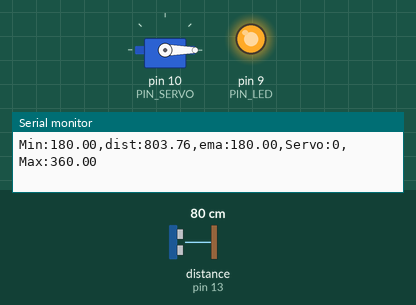
This sketch was run on a simulated Arduino Uno, built with avr-gcc and run on an emulated ATmega328P. Parts: servo, output pins drawn as LEDs (lit = HIGH), the last lines printed to the serial monitor. Wiring (inferred from the names in the program): ultrasonic range finder: trigger pin 12; echo pin 13. The test bench sets the inputs (shaded band); at power-on: distance to the obstacle (sensor on pin 13) 80 cm. The echo pulse lasts 58.3 µs per cm; pins used as bus, display or sensor lines are not drawn.

Above: at 1.2 s.
1.3 s: distance to the obstacle (sensor on pin 13) set to 35 cm
At 2.2 s:
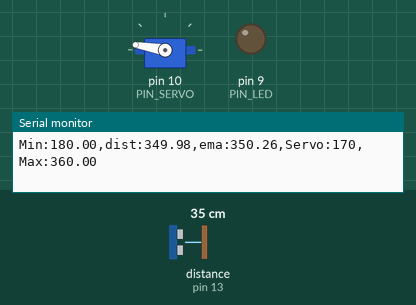
4.3 s: distance to the obstacle (sensor on pin 13) set to 2 cm
At 5.4 s:
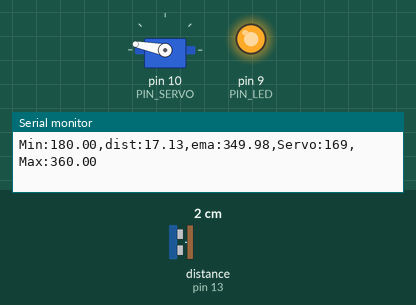
5.9 s: distance to the obstacle (sensor on pin 13) set to 18 cm
At 6.1 s:
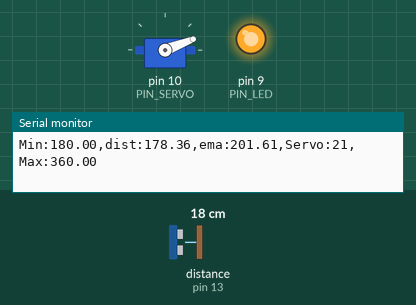
Timing chart, 0 to 8.9 s (numbered marks = the images above; inputs shaded):
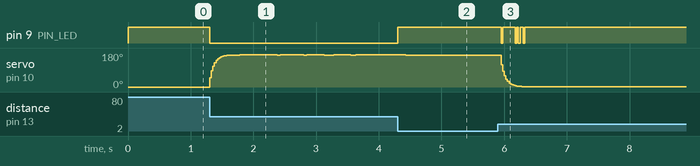

Measured:
- after the input at 1.3 s, pin 9 (PIN_LED): HIGH → LOW at once
- after the input at 4.3 s, pin 9 (PIN_LED): LOW → HIGH at once
- after the input at 5.9 s, servo on pin 10 (PIN_SERVO): moves from 169° to 1° over 0.48 s, starting after 0.05 s

The sketch:

11P07.ino
```cpp
#include <Servo.h>

// Arduino pin assignment
#define PIN_LED   9
#define PIN_TRIG  12
#define PIN_ECHO  13
#define PIN_SERVO 10

// Sonar parameters
#define SND_VEL 346.0
#define INTERVAL 25
#define PULSE_DURATION 10
#define _DIST_MIN 180.0
#define _DIST_MAX 360.0

#define TIMEOUT ((INTERVAL / 2) * 1000.0)
#define SCALE (0.001 * 0.5 * SND_VEL)

#define _EMA_ALPHA 0.3

// Original servo settings (not used for angle control below)
#define _DUTY_MIN 1000
#define _DUTY_NEU 1500
#define _DUTY_MAX 2000

// Global variables
float dist_ema = _DIST_MIN;
float dist_prev = _DIST_MIN;

unsigned long last_sampling_time = 0;

Servo myservo;

void setup() {
  pinMode(PIN_LED, OUTPUT);
  digitalWrite(PIN_LED, HIGH);  // LED off (active-low)

  pinMode(PIN_TRIG, OUTPUT);
  pinMode(PIN_ECHO, INPUT);
  digitalWrite(PIN_TRIG, LOW);

  myservo.attach(PIN_SERVO);
  myservo.write(0);

  Serial.begin(57600);
}

void loop() {
  float dist_raw, dist_filtered;

  // Sampling interval
  if (millis() < last_sampling_time + INTERVAL) {
    return;
  }

  // Measure distance
  dist_raw = USS_measure(PIN_TRIG, PIN_ECHO);

  // Range filter: keep the previous valid reading
  if ((dist_raw == 0.0) ||
      (dist_raw > _DIST_MAX) ||
      (dist_raw < _DIST_MIN)) {
    dist_filtered = dist_prev;
  } else {
    dist_filtered = dist_raw;
    dist_prev = dist_raw;
  }

  // EMA smoothing
  dist_ema = _EMA_ALPHA * dist_filtered
           + (1.0 - _EMA_ALPHA) * dist_ema;

  // Servo angle: 0 to 180 degrees across 18–36 cm
  int angle;

  if (dist_ema <= _DIST_MIN) {
    angle = 0;
  } else if (dist_ema >= _DIST_MAX) {
    angle = 180;
  } else {
    angle = (int)(
      (dist_ema - _DIST_MIN) * 180.0
      / (_DIST_MAX - _DIST_MIN)
    );
  }

  myservo.write(angle);

  // LED on inside the range, off outside
  // Active-low logic, matching the observed wiring behavior
 if (dist_raw >= _DIST_MIN &&
    dist_raw <= _DIST_MAX &&
    dist_raw != 0.0) {
  digitalWrite(PIN_LED, LOW);
} else {
  digitalWrite(PIN_LED, HIGH);
}

  // Serial Monitor / Serial Plotter
  Serial.print("Min:");
  Serial.print(_DIST_MIN);

  Serial.print(",dist:");
  Serial.print(dist_raw);

  Serial.print(",ema:");
  Serial.print(dist_ema);

  Serial.print(",Servo:");
  Serial.print(myservo.read());

  Serial.print(",Max:");
  Serial.println(_DIST_MAX);

  last_sampling_time += INTERVAL;
}

// Get distance in millimeters
float USS_measure(int TRIG, int ECHO) {
  digitalWrite(TRIG, HIGH);
  delayMicroseconds(PULSE_DURATION);
  digitalWrite(TRIG, LOW);

  return pulseIn(ECHO, HIGH, TIMEOUT) * SCALE;
}
```
